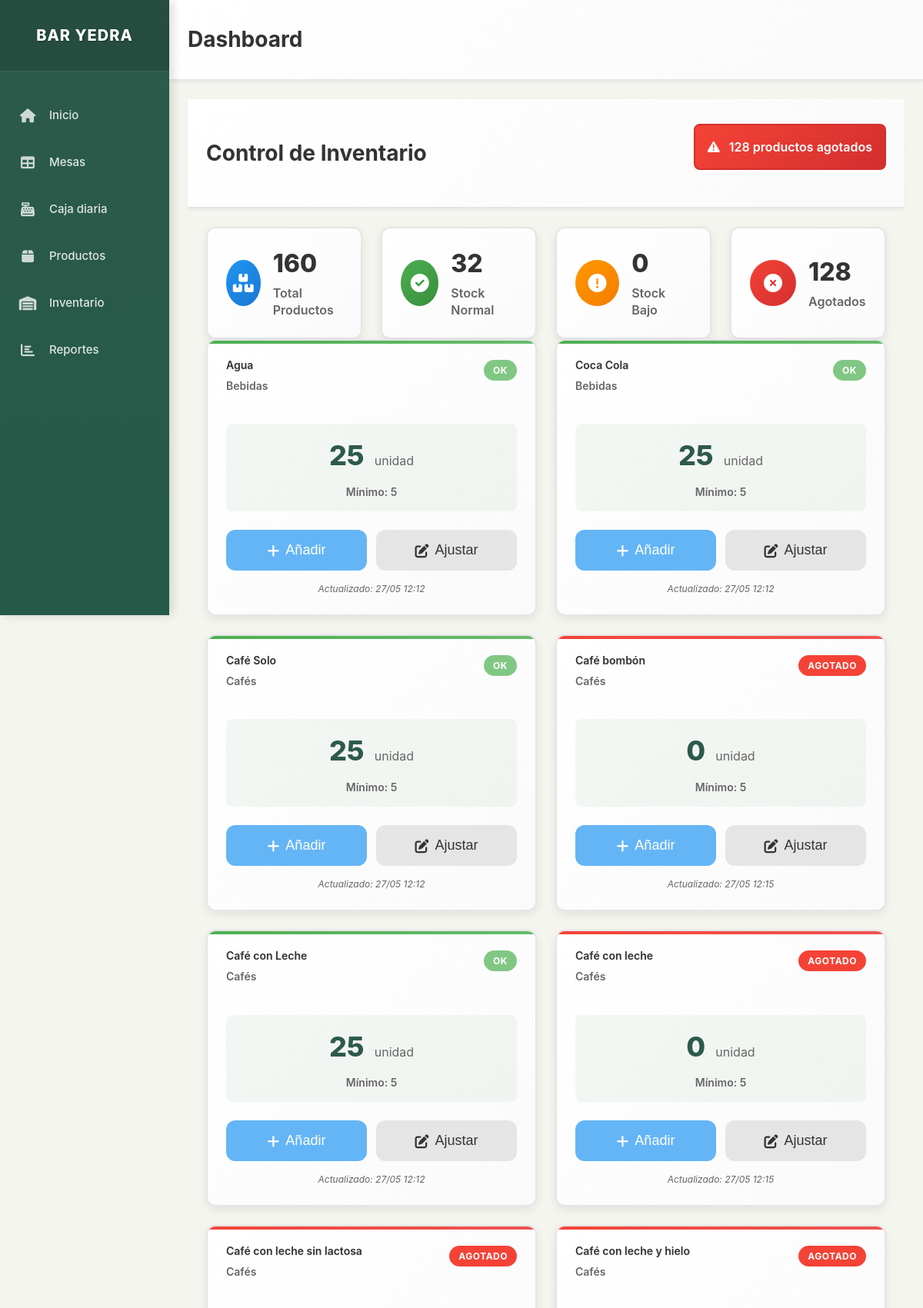
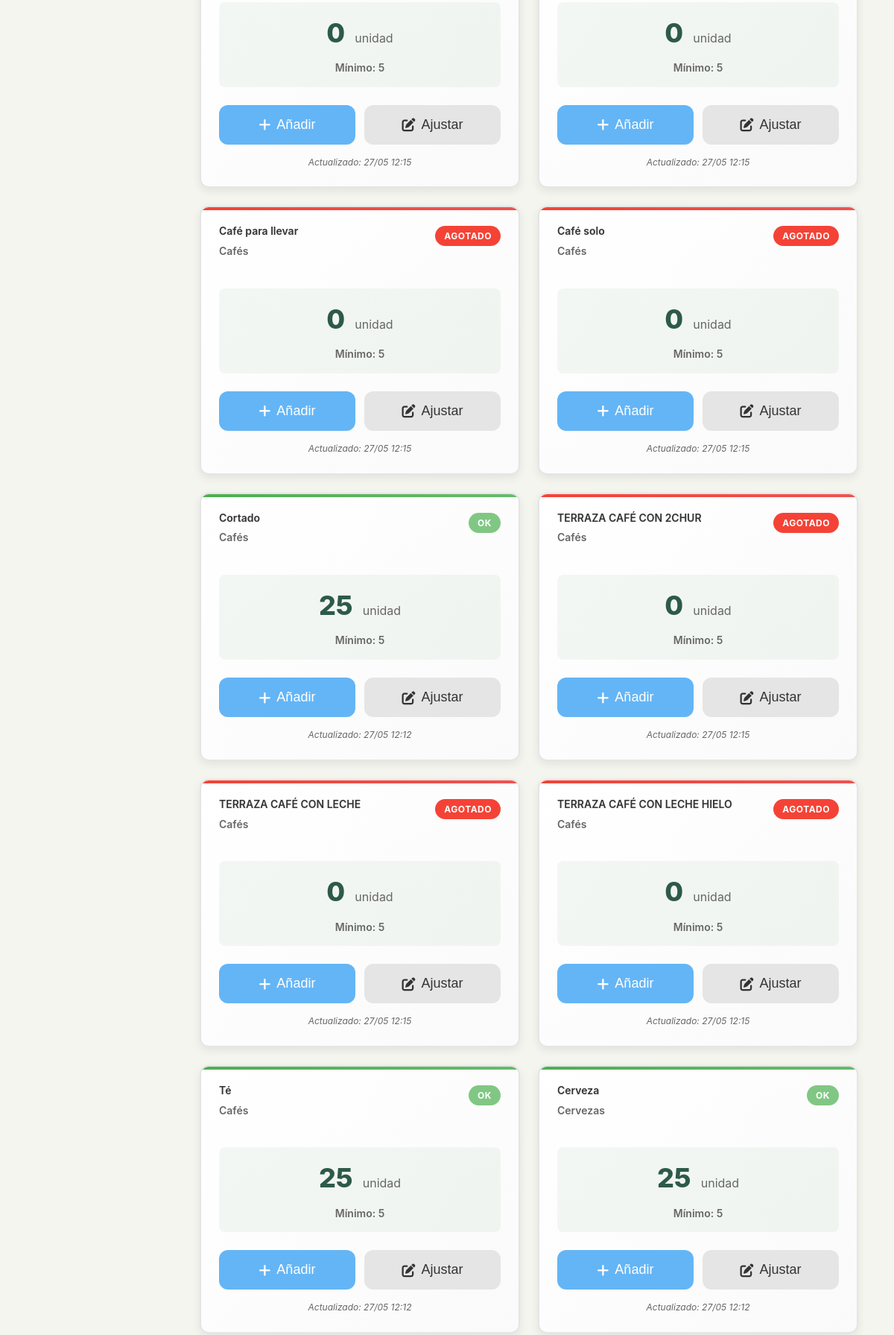
Page /inventory (upper part) on the committed database (2 pictures, top to bottom).
### models.py (models this page shows, shortened)
class Producto(db.Model):
    id = db.Column(db.Integer, primary_key=True)
    nombre = db.Column(db.String(100), nullable=False)
    precio = db.Column(db.Numeric(10, 2), nullable=False)
    categoria = db.Column(db.String(50), nullable=False, default='General')
    foto_url = db.Column(db.String(255), nullable=True)
    descripcion = db.Column(db.Text, nullable=True)
    activo = db.Column(db.Boolean, default=True)
    orden = db.Column(db.Integer, default=0)  # Para ordenar productos en la interfaz
    stock_actual = db.Column(db.Integer, default=0)  # Cantidad actual en stock
    stock_minimo = db.Column(db.Integer, default=5)  # Alerta cuando llegue a este nivel
    unidad_medida = db.Column(db.String(20), default='unidad')  # unidad, litro, kg, etc.
    fecha_actualizacion = db.Column(db.DateTime, default=datetime.utcnow)
    @property
    def stock_bajo(self):
        return self.stock_actual <= self.stock_minimo
    @property
    def stock_agotado(self):
        return self.stock_actual <= 0

### app.py (the view)
@app.route('/inventory')
def inventory():
    productos = Producto.query.filter_by(activo=True).order_by(Producto.categoria, Producto.nombre).all()
    productos_agotados = [p for p in productos if p.stock_agotado]
    productos_bajo_stock = [p for p in productos if p.stock_bajo and not p.stock_agotado]
    return render_template('inventory.html',
                         productos=productos,
                         productos_agotados=productos_agotados,
                         productos_bajo_stock=productos_bajo_stock)

### templates/inventory.html (shortened to what this page needs)
{% extends "layout.html" %}
{% block content %}
<div class="content-header">
    <h1 class="page-title">Control de Inventario</h1>
    <div class="inventory-alerts">
        {% if productos_agotados %}
            <div class="alert alert-danger touch-friendly">
                <i class="fas fa-exclamation-triangle"></i>
                {{ productos_agotados|length }} productos agotados
            </div>
        {% endif %}
    </div>
</div>
<div class="content-container">
    <div class="inventory-summary">
        <div class="summary-card">
            <div class="summary-icon products-total">
                <i class="fas fa-boxes"></i>
            </div>
            <div class="summary-info">
                <h3>{{ productos|length }}</h3>
                <p>Total Productos</p>
            </div>
        </div>
        <div class="summary-card">
            <div class="summary-icon products-ok">
                <i class="fas fa-check-circle"></i>
            </div>
            <div class="summary-info">
                <h3>{{ productos|length - productos_agotados|length - productos_bajo_stock|length }}</h3>
                <p>Stock Normal</p>
            </div>
        </div>
        <div class="summary-card">
            <div class="summary-icon products-low">
                <i class="fas fa-exclamation-circle"></i>
            </div>
            <div class="summary-info">
                <h3>{{ productos_bajo_stock|length }}</h3>
                <p>Stock Bajo</p>
            </div>
        </div>
        <div class="summary-card">
            <div class="summary-icon products-out">
                <i class="fas fa-times-circle"></i>
            </div>
            <div class="summary-info">
                <h3>{{ productos_agotados|length }}</h3>
                <p>Agotados</p>
            </div>
        </div>
    </div>
    <div class="inventory-grid">
        {% for producto in productos %}
        <div class="inventory-item touch-friendly {% if producto.stock_agotado %}stock-agotado{% elif producto.stock_bajo %}stock-bajo{% else %}stock-ok{% endif %}">
            <div class="inventory-header">
                <div class="product-info">
                    <h3 class="product-name">{{ producto.nombre }}</h3>
                    <p class="product-category">{{ producto.categoria }}</p>
                </div>
                <div class="stock-status">
                    {% if producto.stock_agotado %}
                        <span class="status-badge agotado">AGOTADO</span>
                    {% elif producto.stock_bajo %}
                        <span class="status-badge bajo">STOCK BAJO</span>
                    {% else %}
                        <span class="status-badge ok">OK</span>
                    {% endif %}
                </div>
            </div>
            <div class="stock-display">
                <div class="current-stock">
                    <span class="stock-number">{{ producto.stock_actual }}</span>
                    <span class="stock-unit">{{ producto.unidad_medida }}</span>
                </div>
                <div class="min-stock">
                    Mínimo: {{ producto.stock_minimo }}
                </div>
            </div>
            <div class="inventory-actions">
                <button class="btn btn-primary btn-sm touch-friendly" onclick="showAddStockModal({{ producto.id }}, '{{ producto.nombre }}')">
                    <i class="fas fa-plus"></i> Añadir
                </button>
                <button class="btn btn-secondary btn-sm touch-friendly" onclick="showUpdateStockModal({{ producto.id }}, '{{ producto.nombre }}', {{ producto.stock_actual }})">
                    <i class="fas fa-edit"></i> Ajustar
                </button>
            </div>
            <div class="last-update">
                Actualizado: {{ producto.fecha_actualizacion.strftime('%d/%m %H:%M') if producto.fecha_actualizacion else 'Nunca' }}
            </div>
        </div>
        {% endfor %}
    </div>
</div>
{% endblock %}

### rows in the picture
Producto: nombre "Agua", categoria "Bebidas", shows "OK", stock_actual "25", unidad_medida "unidad", stock_minimo "5", fecha_actualizacion "27/05 12:12"
Producto: nombre "Coca Cola", categoria "Bebidas", shows "OK", stock_actual "25", unidad_medida "unidad", stock_minimo "5", fecha_actualizacion "27/05 12:12"
Producto: nombre "Café Solo", categoria "Cafés", shows "OK", stock_actual "25", unidad_medida "unidad", stock_minimo "5", fecha_actualizacion "27/05 12:12"
Producto: nombre "Café bombón", categoria "Cafés", shows "AGOTADO", stock_actual "0", unidad_medida "unidad", stock_minimo "5", fecha_actualizacion "27/05 12:15"
Producto: nombre "Café con Leche", categoria "Cafés", shows "OK", stock_actual "25", unidad_medida "unidad", stock_minimo "5", fecha_actualizacion "27/05 12:12"
Producto: nombre "Café con leche", categoria "Cafés", shows "AGOTADO", stock_actual "0", unidad_medida "unidad", stock_minimo "5", fecha_actualizacion "27/05 12:15"
Producto: nombre "Café con leche sin lactosa", categoria "Cafés", shows "AGOTADO", stock_actual "0", unidad_medida "unidad", stock_minimo "5", fecha_actualizacion "27/05 12:15"
Producto: nombre "Café con leche y hielo", categoria "Cafés", shows "AGOTADO", stock_actual "0", unidad_medida "unidad", stock_minimo "5", fecha_actualizacion "27/05 12:15"
Producto: nombre "Café para llevar", categoria "Cafés", shows "AGOTADO", stock_actual "0", unidad_medida "unidad", stock_minimo "5", fecha_actualizacion "27/05 12:15"
Producto: nombre "Café solo", categoria "Cafés", shows "AGOTADO", stock_actual "0", unidad_medida "unidad", stock_minimo "5", fecha_actualizacion "27/05 12:15"
Producto: nombre "Cortado", categoria "Cafés", shows "OK", stock_actual "25", unidad_medida "unidad", stock_minimo "5", fecha_actualizacion "27/05 12:12"
Producto: nombre "TERRAZA CAFÉ CON 2CHUR", categoria "Cafés", shows "AGOTADO", stock_actual "0", unidad_medida "unidad", stock_minimo "5", fecha_actualizacion "27/05 12:15"
Producto: nombre "TERRAZA CAFÉ CON LECHE", categoria "Cafés", shows "AGOTADO", stock_actual "0", unidad_medida "unidad", stock_minimo "5", fecha_actualizacion "27/05 12:15"
Producto: nombre "TERRAZA CAFÉ CON LECHE HIELO", categoria "Cafés", shows "AGOTADO", stock_actual "0", unidad_medida "unidad", stock_minimo "5", fecha_actualizacion "27/05 12:15"
Producto: nombre "Té", categoria "Cafés", shows "OK", stock_actual "25", unidad_medida "unidad", stock_minimo "5", fecha_actualizacion "27/05 12:12"
Producto: nombre "Cerveza", categoria "Cervezas", shows "OK", stock_actual "25", unidad_medida "unidad", stock_minimo "5", fecha_actualizacion "27/05 12:12"

### other values in the picture
{{ productos_agotados|length }} "128"
{{ productos|length }} "160"
{{ productos_bajo_stock|length }} "0"
